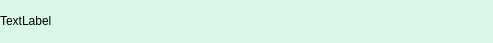
<?xml version="1.0" encoding="UTF-8"?>
<ui version="4.0">
 <class>FriendLabel</class>
 <widget class="QWidget" name="FriendLabel">
  <property name="geometry">
   <rect>
    <x>0</x>
    <y>0</y>
    <width>493</width>
    <height>43</height>
   </rect>
  </property>
  <property name="minimumSize">
   <size>
    <width>0</width>
    <height>43</height>
   </size>
  </property>
  <property name="maximumSize">
   <size>
    <width>16777215</width>
    <height>43</height>
   </size>
  </property>
  <property name="windowTitle">
   <string>Form</string>
  </property>
  <property name="styleSheet">
   <string notr="true">#FriendLabel {
	background: #daf6e7;
    color: #48bf56;
    border-radius: 10px;
} </string>
  </property>
  <layout class="QHBoxLayout" name="horizontalLayout">
   <property name="spacing">
    <number>0</number>
   </property>
   <property name="leftMargin">
    <number>0</number>
   </property>
   <property name="topMargin">
    <number>0</number>
   </property>
   <property name="rightMargin">
    <number>0</number>
   </property>
   <property name="bottomMargin">
    <number>0</number>
   </property>
   <item>
    <widget class="QLabel" name="tip_lb">
     <property name="minimumSize">
      <size>
       <width>0</width>
       <height>20</height>
      </size>
     </property>
     <property name="maximumSize">
      <size>
       <width>16777215</width>
       <height>20</height>
      </size>
     </property>
     <property name="text">
      <string>TextLabel</string>
     </property>
    </widget>
   </item>
   <item>
    <widget class="QWidget" name="close_wid" native="true">
     <property name="minimumSize">
      <size>
       <width>25</width>
       <height>25</height>
      </size>
     </property>
     <property name="maximumSize">
      <size>
       <width>25</width>
       <height>25</height>
      </size>
     </property>
     <layout class="QHBoxLayout" name="horizontalLayout_2">
      <property name="spacing">
       <number>0</number>
      </property>
      <property name="leftMargin">
       <number>0</number>
      </property>
      <property name="topMargin">
       <number>0</number>
      </property>
      <property name="rightMargin">
       <number>0</number>
      </property>
      <property name="bottomMargin">
       <number>0</number>
      </property>
      <item>
       <widget class="ClickedLabel" name="close_lb">
        <property name="minimumSize">
         <size>
          <width>15</width>
          <height>15</height>
         </size>
        </property>
        <property name="maximumSize">
         <size>
          <width>15</width>
          <height>15</height>
         </size>
        </property>
        <property name="styleSheet">
         <string notr="true">border-image: url(:/res/tipclose.png);</string>
        </property>
        <property name="text">
         <string/>
        </property>
       </widget>
      </item>
     </layout>
    </widget>
   </item>
  </layout>
 </widget>
 <customwidgets>
  <customwidget>
   <class>ClickedLabel</class>
   <extends>QLabel</extends>
   <header>clicked_label.hpp</header>
  </customwidget>
 </customwidgets>
 <resources/>
 <connections/>
</ui>
